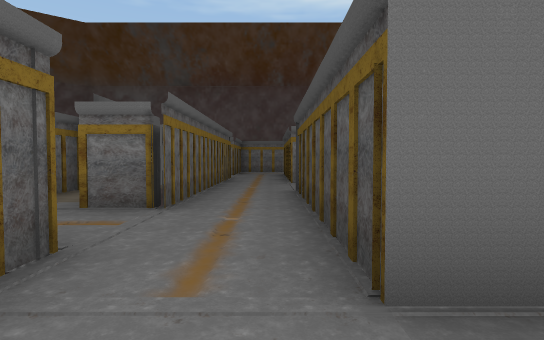
View 1 (above)

24 first-person views from a walk through a Unity game level. The camera is 1.3 m above the floor, tilts 2° down and sees 80° across. The floor is counted in squares, 2 m on a side. Each view is taken from the middle of a square. On the plan, view 1 faces up. The plan holds only what a view shows up to about 10 squares ahead; the rest is blank. The place goes on beyond the plan. Some animated figures are not drawn.

View 2
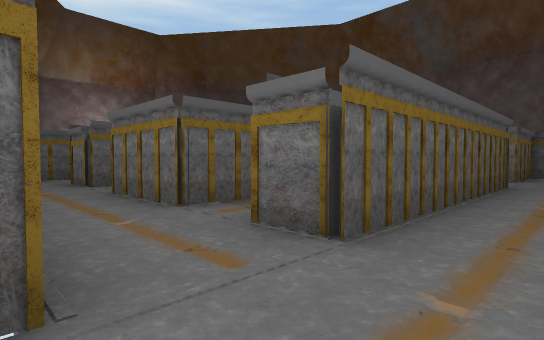

View 3
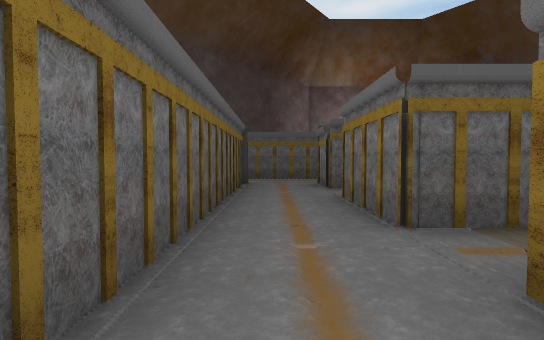

View 4
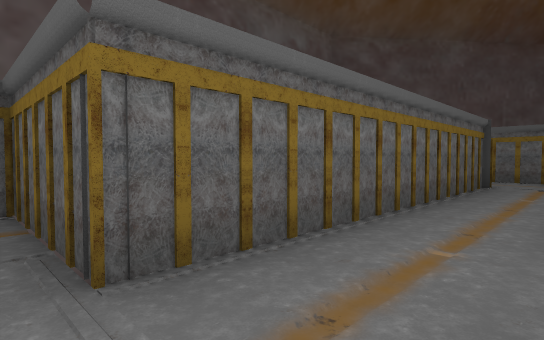

View 5
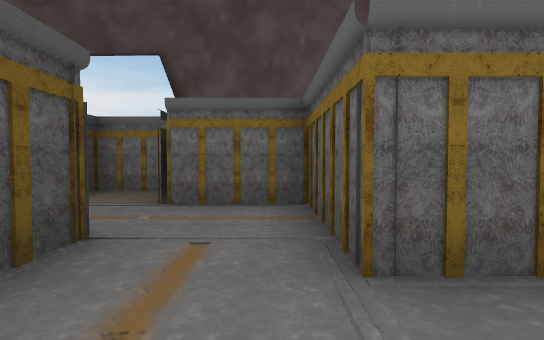

View 6
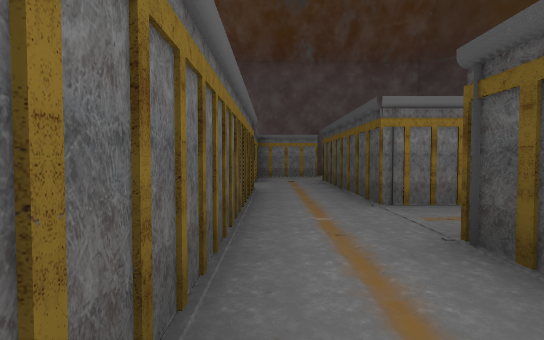

View 7
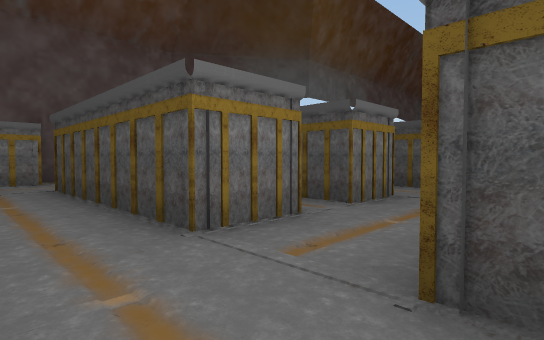

View 8
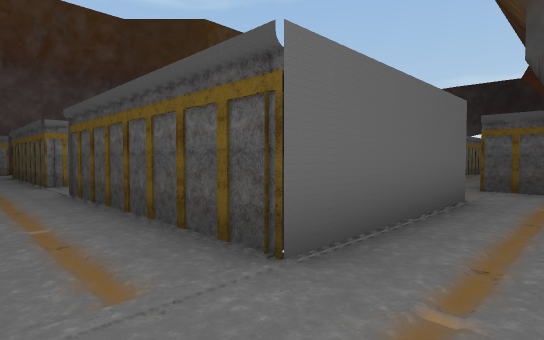

View 9
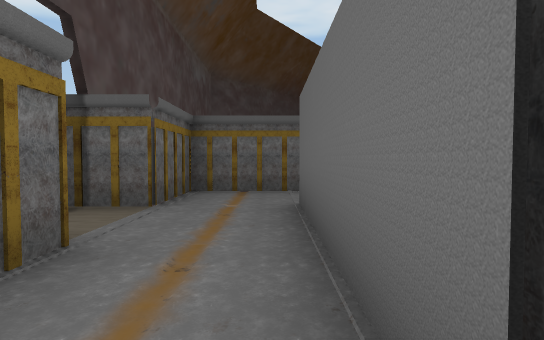

View 10
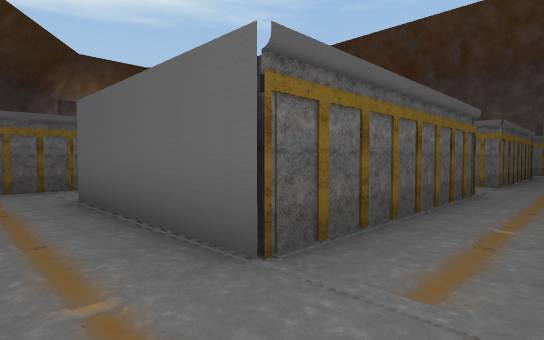

View 11
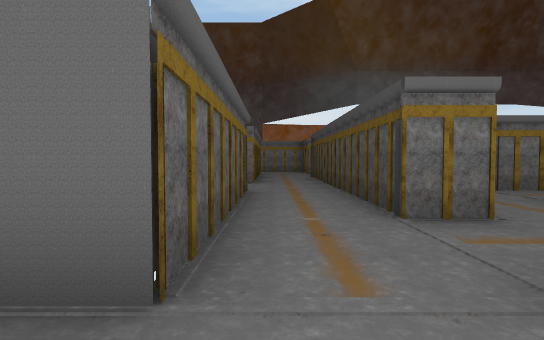

View 12
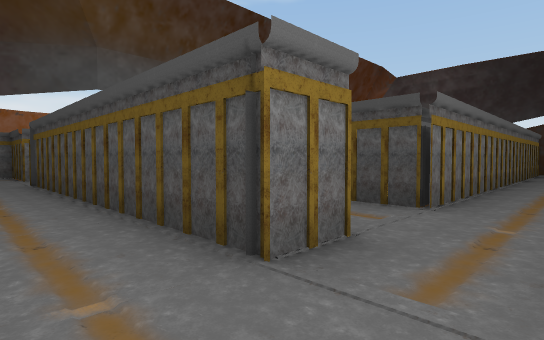

View 13
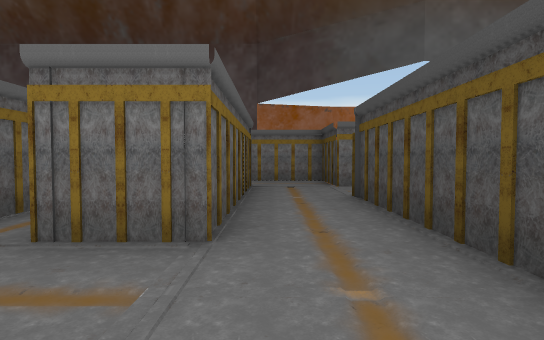

View 14
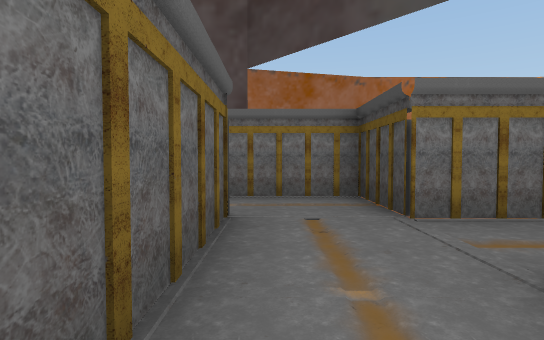

View 15
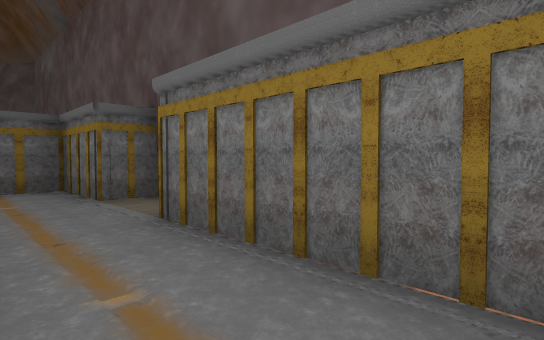

View 16
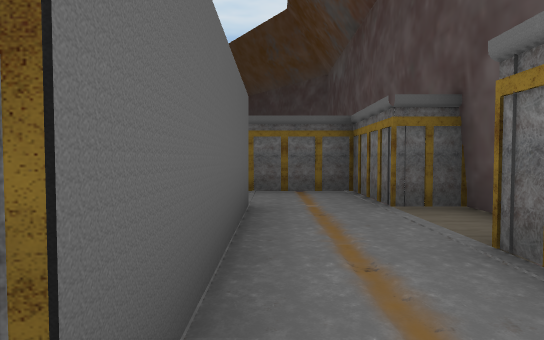

View 17
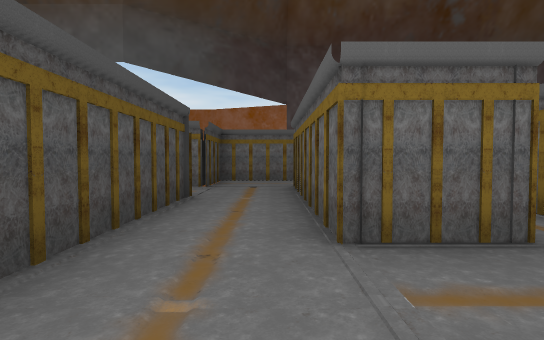

View 18
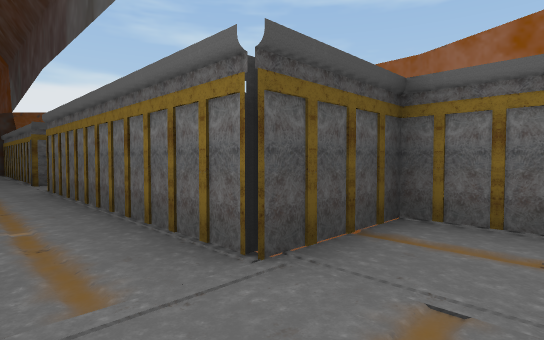

View 19
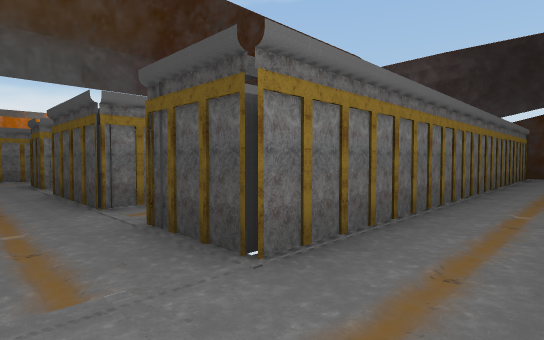

View 20
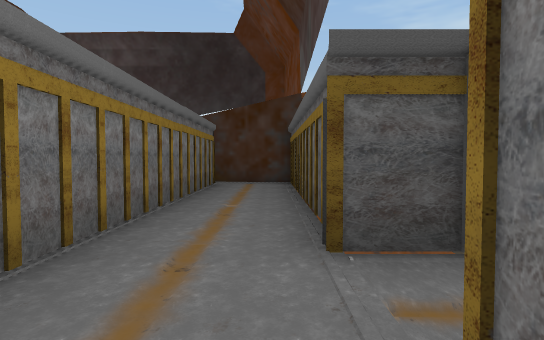

View 21
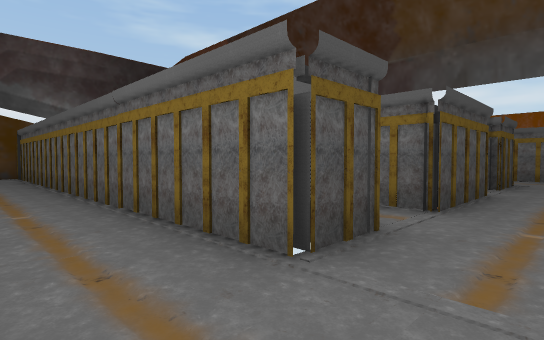

View 22
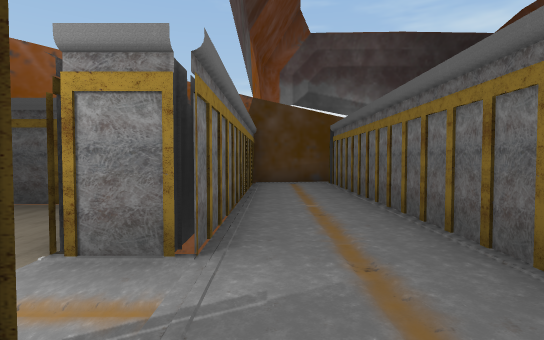

View 23
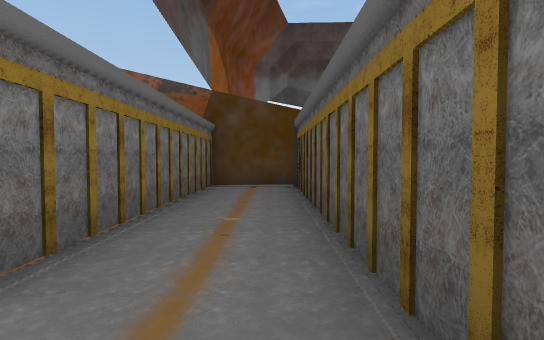

View 24
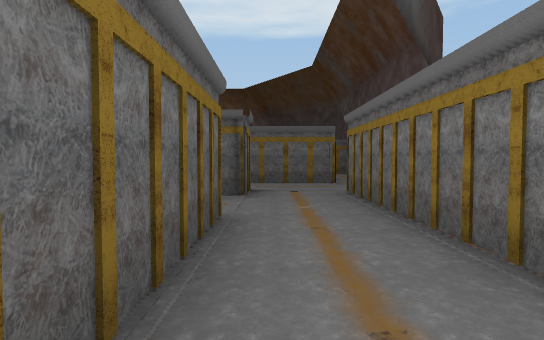

### Floor plan
Ten units are one square. View 1 is at (0, 0); x grows to the right and y downward. Boxes are objects, and circles mark ways between rooms. Rooms are numbered by the first view taken in them; rooms with no view inside come last. Other rooms are left out.
<svg viewBox="-25 -171 242 202">
<path fill="none" stroke="#000" d="M25 -14 5 -14M13 26 26 26 26 22M-14 -22 -14 5 6 5 6 19M5 -14 5 -46M-14 -84 -14 -42M5 -46 5 -66M29 -65 45 -65 45 -14 25 -14M75 -135 65 -135 65 -156 26 -156M5 -125 5 -137 45 -137 45 -85 32 -85M75 -35 65 -35 65 -114M67 -8 67 -13M13 -166 6 -166 6 -156 -14 -156 -14 -131M26 5 65 5 65 -16 75 -16M73 -116 73 -110M75 -16 126 -16M113 -135 75 -135M151 -16 164 -16M142 -6 142 -16M204 -35 94 -35 94 -114 204 -114M212 -114 210 -135 142 -135M209 -14 212 -36M-14 -109 -14 -84M5 -85 5 -125"/>
<circle cx="-5" cy="-20" r="3" fill="#2a7"/>
<circle cx="35" cy="-5" r="3" fill="#2a7"/>
<circle cx="-5" cy="-55" r="3" fill="#2a7"/>
<circle cx="-5" cy="-95" r="3" fill="#2a7"/>
<circle cx="70" cy="-125" r="3" fill="#2a7"/>
<circle cx="70" cy="-25" r="3" fill="#2a7"/>
<circle cx="-5" cy="-130" r="3" fill="#2a7"/>
<text x="10" y="0">1</text>
<text x="-10" y="-30">2</text>
<text x="-10" y="-70">3</text>
<text x="50" y="-90">4</text>
<text x="90" y="-70">5</text>
<text x="-10" y="-110">6</text>
</svg>
Room 1 opens to room 2. Room 1 opens to room 4. Room 2 opens to room 3. Room 3 opens to room 6. Room 4 opens to room 5. Room 4 opens to room 6.

Where each view was taken, in squares from view 1:
view 1: 0 up, 0 right, facing up
view 2: 2 up, 0 right, facing up-left
view 3: 3 up, 1 left, facing left
view 4: 4 up, 1 left, facing down-left
view 5: 4 up, 1 left, facing down
view 6: 4 up, 1 left, facing up
view 7: 6 up, 1 left, facing up-right
view 8: 0 up, 1 left, facing up-right
view 9: 1 up, 5 right, facing left
view 10: 0 up, 6 right, facing up-left
view 11: 0 up, 5 right, facing up
view 12: 2 up, 5 right, facing up-right
view 13: 6 up, 5 right, facing up
view 14: 10 up, 5 right, facing up
view 15: 14 up, 6 right, facing up-left
view 16: 14 up, 5 right, facing left
view 17: 9 up, 5 right, facing down
view 18: 3 up, 5 right, facing down-right
view 19: 2 up, 8 right, facing up-right
view 20: 2 up, 12 right, facing right
view 21: 13 up, 8 right, facing down-right
view 22: 13 up, 12 right, facing right
view 23: 12 up, 13 right, facing right
view 24: 12 up, 13 right, facing left
